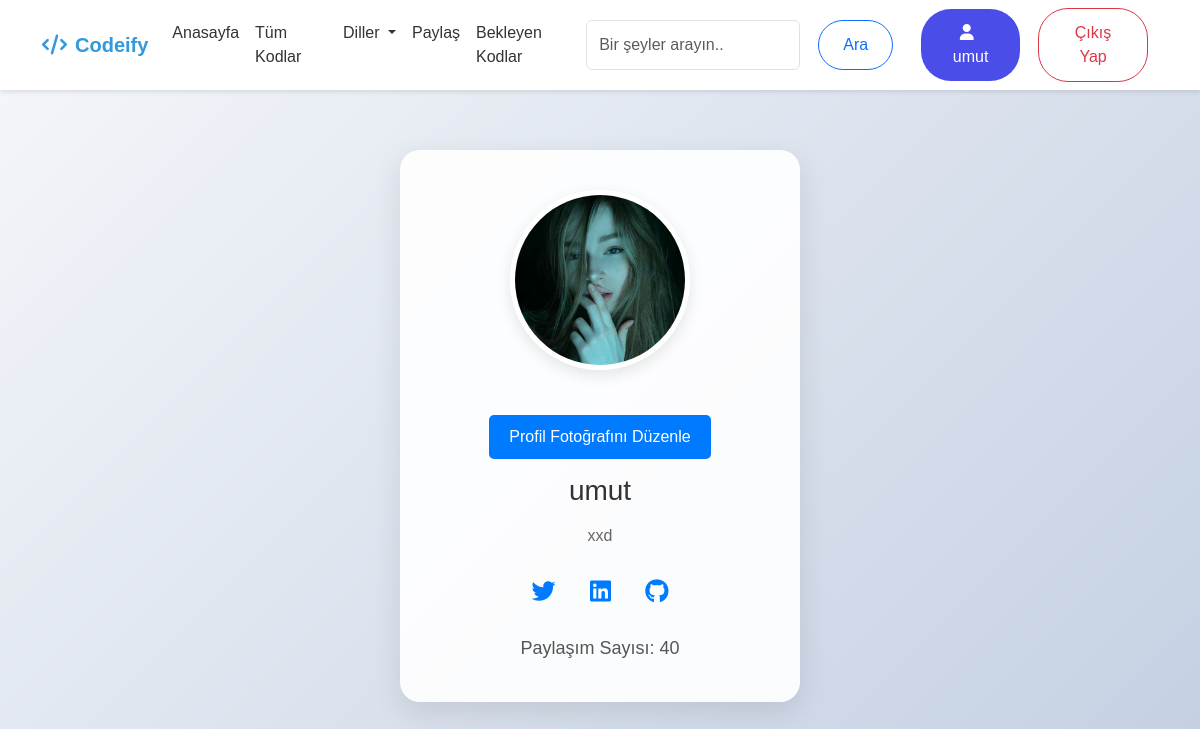
Page /profil/umut/ (signed in) on the committed database.
### kodlar/models.py (models this page shows, shortened)
class Profil(models.Model):
    kullanici = models.ForeignKey(User, on_delete=models.CASCADE)
    motto = models.CharField(max_length=100, default="Henüz bir motto eklenmedi.")
    paylasim_sayisi = models.IntegerField(default=0)
    profil_fotografi = models.ImageField(upload_to='profil-resimleri', default='default.png')
    son_paylasim_zamani = models.DateTimeField(null=True, blank=True)
    class Meta:
        verbose_name = "Profil"
        verbose_name_plural = "Profiller"

### kodlar/views.py (the view)
# urls.py: path('profil/<str:user>/', profil, name='profil'),
def profil(request, user):
    kullanici = get_object_or_404(User, username=user)
    profil = get_object_or_404(Profil, kullanici=kullanici)
    return render(request, 'profil.html', {'profil': profil, 'kullanici': kullanici})

### templates/profil.html (shortened to what this page needs)
{% extends 'base.html' %}
{% block icerik %}
    {% if request.user.is_authenticated %}
    <div class="profile-card mt-5">
        <img id="profil-foto" src="{{ profil.profil_fotografi.url }}" alt="Profil Resmi">
        {% if profil.kullanici == request.user %}
        <button id="edit-photo-btn">Profil Fotoğrafını Düzenle</button>
        {% endif %}
        <h3>{{ profil.kullanici }}</h3>
        {% if profil.kullanici == request.user %}
            <p id="motto-text">{{ profil.motto }}</p>
        {% else %}
            <p>{{ profil.motto }}</p>
        {% endif %}
        <div class="social-links">
            <a href="#"><i class="fab fa-twitter"></i></a>
            <a href="#"><i class="fab fa-linkedin"></i></a>
            <a href="#"><i class="fab fa-github"></i></a>
        </div>
        <div class="mt-2">Paylaşım Sayısı: {{ profil.paylasim_sayisi }}</div>
    </div>
    {% else %}
        {% include 'yonlendirme.html' %}
    {% endif %}
{% endblock %}

### templates/base.html (shortened to what this page needs)
<!DOCTYPE html>
<html lang="tr">
<head>
    <link href="https://cdn.jsdelivr.net/npm/bootstrap@5.3.2/dist/css/bootstrap.min.css" rel="stylesheet">
    <link rel="stylesheet" href="https://cdnjs.cloudflare.com/ajax/libs/font-awesome/6.4.0/css/all.min.css">
</head>
<body>
    <nav class="navbar navbar-expand-lg navbar-light">
    <div class="container">
        <a class="navbar-brand" href="{% url 'anasayfa' %}">
            <i class="fas fa-code me-2"></i>Codeify
        </a>
        <div class="collapse navbar-collapse" id="navbarContent">
            <ul class="navbar-nav me-auto mb-2 mb-lg-0">
                <li class="nav-item">
                    <a class="nav-link" href="{% url 'anasayfa' %}">Anasayfa</a>
                </li>
                <li class="nav-item">
                    <a class="nav-link" href="{% url 'kodlar' %}">Tüm Kodlar</a>
                </li>
                <li class="nav-item dropdown">
                    <a class="nav-link dropdown-toggle" href="#" id="navbarDropdown" role="button" data-bs-toggle="dropdown" aria-expanded="false">
                        Diller
                    </a>
                </li>
                {% if request.user.is_authenticated %}
                    <li class="nav-item">
                        <a class="nav-link" href="{% url 'kod_paylas' %}">Paylaş</a>
                    </li>
                    {% if request.user.is_superuser %}
                        <li class="nav-item">
                            <a class="nav-link" href="{% url 'kod_onay' %}">Bekleyen Kodlar</a>
                        </li>
                    {% endif %}
                {% endif %}
            </ul>
            <form class="d-flex me-2" role="search">
                <input class="form-control me-2" type="search" placeholder="Bir şeyler arayın.." aria-label="Search">
                <button class="btn btn-outline-primary" type="submit">Ara</button>
            </form>
            {% if request.user.is_authenticated %}
                <div class="d-flex align-items-center">
                    <a href="{% url 'profil' user=request.user.username %}" class="btn btn-primary me-2">
                        <i class="fas fa-user me-2"></i>{{ request.user.username }}
                    </a>
                    <a href="{% url 'logout_request' %}" class="btn btn-outline-danger">Çıkış Yap</a>
                </div>
            {% else %}
                <a href="{% url 'giris' %}" class="btn btn-success">Giriş Yap</a>
            {% endif %}
        </div>
    </div>
</nav>
    <main class="container mt-4" style="min-height: 600px">
        {% block icerik %}{% endblock %}
    </main>
</body>
</html>

### templates/base.html (style rules this page uses)
:root { --primary-color: #3498db; --secondary-color: #2ecc71; --background-color: #f8f9fa; --text-color: #333; }
body { padding-top: 70px; font-family: 'Arial', sans-serif; background-color: var(--background-color); color: var(--text-color); }
.navbar { background-color: #fff; box-shadow: 0 2px 4px rgba(0,0,0,.1); position: fixed; top: 0; width: 100%; z-index: 1000; }
.navbar-brand { font-weight: bold; color: var(--primary-color) !important; }
.nav-link { color: var(--text-color) !important; transition: color 0.3s ease; }
.btn { display: inline-block; padding: 12px 24px; margin: 0 10px; font-size: 1rem; text-decoration: none; border-radius: 30px; transition: all 0.3s ease; }
.btn-primary { background-color: #4a4de7; color: #ffffff; border: none; }

### templates/profil.html (style rules this page uses)
html, body { height: 100%; margin: 0; padding: 0; display: flex; justify-content: center; align-items: center; font-family: 'Arial', sans-serif; background: linear-gradient(135deg, #f5f7fa 0%, #c3cfe2 100%); background-attachment: fixed; }
.profile-card { background-color: rgba(255, 255, 255, 0.9); border-radius: 20px; box-shadow: 0 10px 30px rgba(0, 0, 0, 0.1); padding: 40px; text-align: center; max-width: 400px; width: 100%; animation: fadeIn 1s ease-out; margin: 20px; }
.profile-card img { border-radius: 50%; width: 180px; height: 180px; object-fit: cover; margin-bottom: 25px; border: 5px solid #fff; box-shadow: 0 5px 15px rgba(0, 0, 0, 0.1); transition: transform 0.3s ease; }
.profile-card h3 { margin: 15px 0; font-size: 28px; color: #333; animation: slideIn 0.5s ease-out 0.5s both; }
.profile-card p { color: #666; font-size: 16px; line-height: 1.6; margin-bottom: 20px; animation: slideIn 0.5s ease-out 0.7s both; }
.social-links { margin: 25px 0; animation: slideIn 0.5s ease-out 0.9s both; }
.social-links a { margin: 0 15px; color: #007bff; text-decoration: none; font-size: 24px; transition: color 0.3s ease, transform 0.3s ease; }
.mt-2 { margin-top: 20px; font-size: 18px; color: #555; animation: slideIn 0.5s ease-out 1.1s both; }
#edit-photo-btn { background-color: #007bff; color: white; border: none; padding: 10px 20px; font-size: 16px; border-radius: 5px; cursor: pointer; transition: background-color 0.3s ease, transform 0.3s ease; margin-top: 20px; animation: slideIn 0.5s ease-out 1.3s both; }

### rows in the picture
Profil: profil_fotografi (picture), kullanici "umut", motto "xxd", paylasim_sayisi "40"

### other values in the picture
{{ request.user.username }} "umut"
